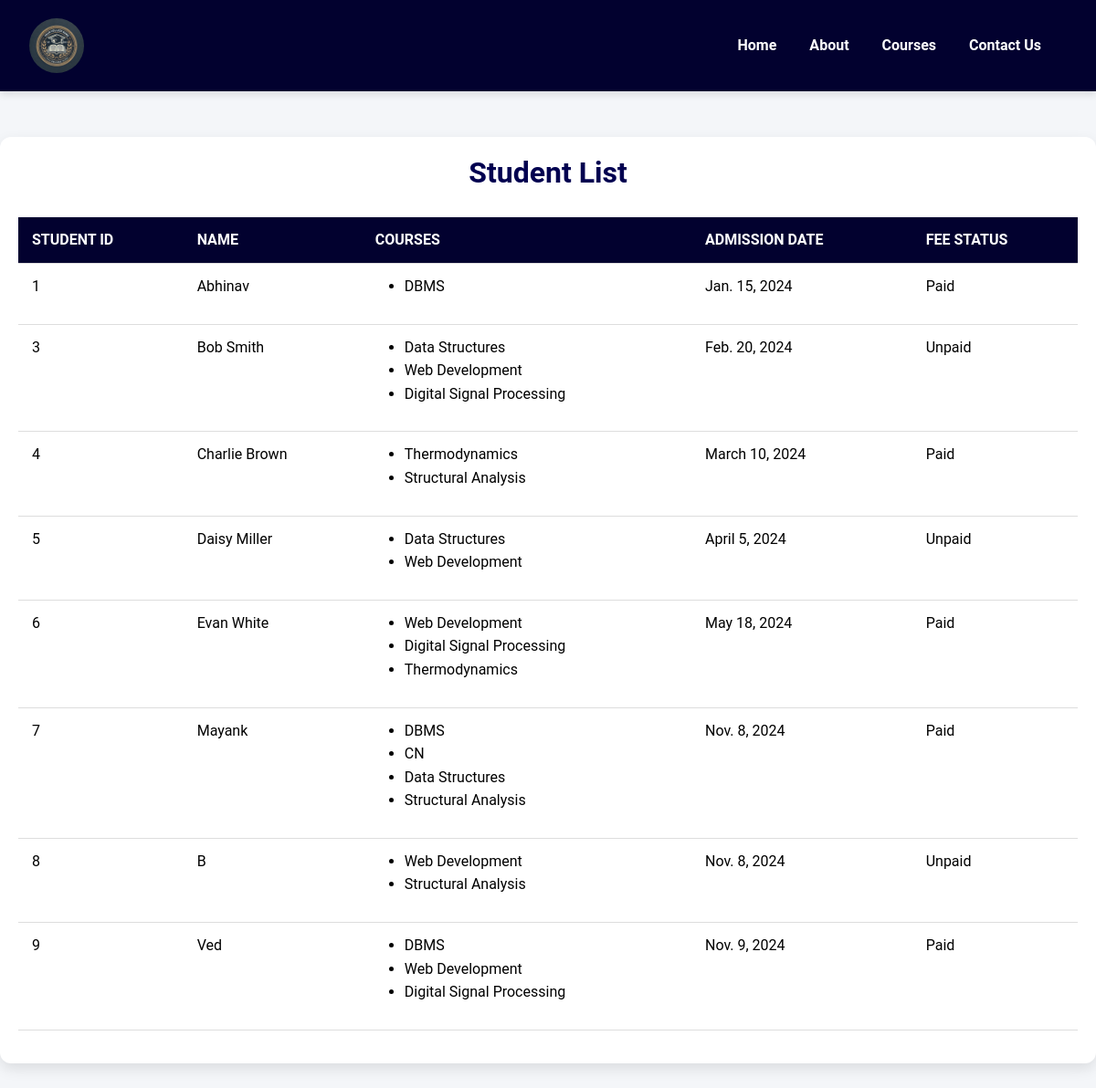
/show-students/, run on the app's committed database.
### dbms/models.py (models this page shows, shortened)
class RegisteredStudent(models.Model):
    id = models.AutoField(primary_key=True)
    student_name = models.CharField(max_length=255)
    course = models.ManyToManyField(StreamCourse)  # FK to StreamCourse
    admission_date = models.DateField()
    fee_status = models.CharField(max_length=10, choices=[('Paid', 'Paid'), ('Unpaid', 'Unpaid')])

class StreamCourse(models.Model):
    id = models.AutoField(primary_key=True)
    stream_name = models.CharField(max_length=255)
    course_name = models.CharField(max_length=255)

### dbms/views.py (the view)
# urls.py: path('show-students/', show_students, name='show_students'),
def show_students(request):
    students = RegisteredStudent.objects.all().prefetch_related('course')  # Retrieve all students and prefetch related courses
    context = {
        'students': students,
    }
    return render(request, 'show_students.html', context)

### templates/show_students.html (shortened to what this page needs)
{% load static %}
<!DOCTYPE html>
<html lang="en">
<head>
    <link rel="stylesheet" href="https://cdn.jsdelivr.net/npm/bootstrap@5.3.3/dist/css/bootstrap.min.css" />
    <link rel="stylesheet" href="{% static 'lib.css' %}" />
    <link rel="stylesheet" href="{% static 'style.css' %}">
</head>
<body>
    <nav class="navbar navbar-expand-lg">
        <div class="container-fluid">
            <a class="navbar-brand" href="#">
                <img src="{% static 'images/logo.png' %}" alt="College Logo" />
            </a>
            <div class="collapse navbar-collapse" id="navbarNav">
                <ul class="navbar-nav ms-auto">
                    <li class="nav-item">
                        <a class="nav-link" href="{% url 'home' %}"> <b>Home</b></a>
                    </li>
                    <li class="nav-item">
                        <a class="nav-link" href="{% url 'about' %}"> <b>About</b></a>
                    </li>
                    <li class="nav-item">
                        <a class="nav-link" href="{% url 'show_courses' %}"> <b>Courses</b></a>
                    </li>
                    <li class="nav-item">
                        <a class="nav-link" href="{% url 'contact' %}"> <b>Contact Us</b></a>
                    </li>
                </ul>
            </div>
        </div>
    </nav>
    <div class="container">
        <h2>Student List</h2>
        <table class="table">
            <thead>
                <tr>
                    <th>Student ID</th>
                    <th>Name</th>
                    <th>Courses</th>
                    <th>Admission Date</th>
                    <th>Fee Status</th>
                </tr>
            </thead>
            <tbody>
                {% for student in students %}
                <tr>
                    <td>{{ student.id }}</td>
                    <td>{{ student.student_name }}</td>
                    <td>
                        <ul>
                            {% for course in student.course.all %}
                                <li>{{ course.course_name }}</li>
                            {% empty %}
                                <li>No courses assigned</li>
                            {% endfor %}
                        </ul>
                    </td>
                    <td>{{ student.admission_date }}</td>
                    <td>{{ student.fee_status }}</td>
                </tr>
                {% endfor %}
            </tbody>
        </table>
    </div>
</body>
</html>

### dbms/static/lib.css (style rules this page uses)
*, *::before, *::after { box-sizing: border-box; margin: 0; padding: 0; }
body { background-color: #f4f6f9; font-family: "Roboto", sans-serif; color: #333; line-height: 1.6; font-size: 16px; }
.navbar { background-color: #02012f; padding: 15px 20px; box-shadow: 0 4px 8px rgba(0, 0, 0, 0.1); }
.navbar-brand { display: flex; align-items: center; }
.navbar-brand img { height: 60px; border-radius: 50%; margin-right: 10px; }
.nav-link { color: #ffffff !important; margin-right: 20px; font-size: 1rem; font-weight: 500; transition: color 0.3s ease; }

### dbms/static/style.css (style rules this page uses)
body { background-color: #f4f6f9; font-family: "Roboto", sans-serif; color: #333; line-height: 1.6; margin: 0; padding: 0; box-sizing: border-box; }
.navbar { background-color: #02012f; padding: 15px 20px; box-shadow: 0 4px 8px rgba(0, 0, 0, 0.1); }
.navbar-brand img { height: 60px; width: auto; border-radius: 50%; margin-right: 10px; }
.nav-link { color: #ffffff !important; margin-right: 20px; font-size: 1rem; font-weight: 500; transition: color 0.3s; }

### templates/show_students.html (style rules this page uses)
.container { max-width: 1200px; margin: 50px auto; padding: 20px; background-color: #ffffff; border-radius: 12px; box-shadow: 0 6px 15px rgba(0, 0, 0, 0.1); }
body { font-family: "Roboto", sans-serif; }
.table { width: 100%; border-collapse: collapse; margin-top: 20px; text-align: left; background-color: #f4f6f9; }
.table th, .table td { padding: 12px 15px; border-bottom: 1px solid #ddd; }
.table th { background-color: #02012f; color: #ffffff; font-weight: 700; text-transform: uppercase; }
.table tbody tr:nth-child(even) { background-color: #f9f9f9; }
h2 { text-align: center; color: #010050; font-size: 2rem; margin-bottom: 30px; font-weight: 600; }

### data on the page
RegisteredStudent: id "1", student_name "Abhinav", admission_date "Jan. 15, 2024", fee_status "Paid"
StreamCourse: course_name "DBMS"
RegisteredStudent: id "3", student_name "Bob Smith", admission_date "Feb. 20, 2024", fee_status "Unpaid"
StreamCourse: course_name "Data Structures"
StreamCourse: course_name "Web Development"
StreamCourse: course_name "Digital Signal Processing"
RegisteredStudent: id "4", student_name "Charlie Brown", admission_date "March 10, 2024", fee_status "Paid"
StreamCourse: course_name "Thermodynamics"
StreamCourse: course_name "Structural Analysis"
RegisteredStudent: id "5", student_name "Daisy Miller", admission_date "April 5, 2024", fee_status "Unpaid"
RegisteredStudent: id "6", student_name "Evan White", admission_date "May 18, 2024", fee_status "Paid"
RegisteredStudent: id "7", student_name "Mayank", admission_date "Nov. 8, 2024", fee_status "Paid"
StreamCourse: course_name "CN"
RegisteredStudent: id "8", student_name "B", admission_date "Nov. 8, 2024", fee_status "Unpaid"
RegisteredStudent: id "9", student_name "Ved", admission_date "Nov. 9, 2024", fee_status "Paid"
